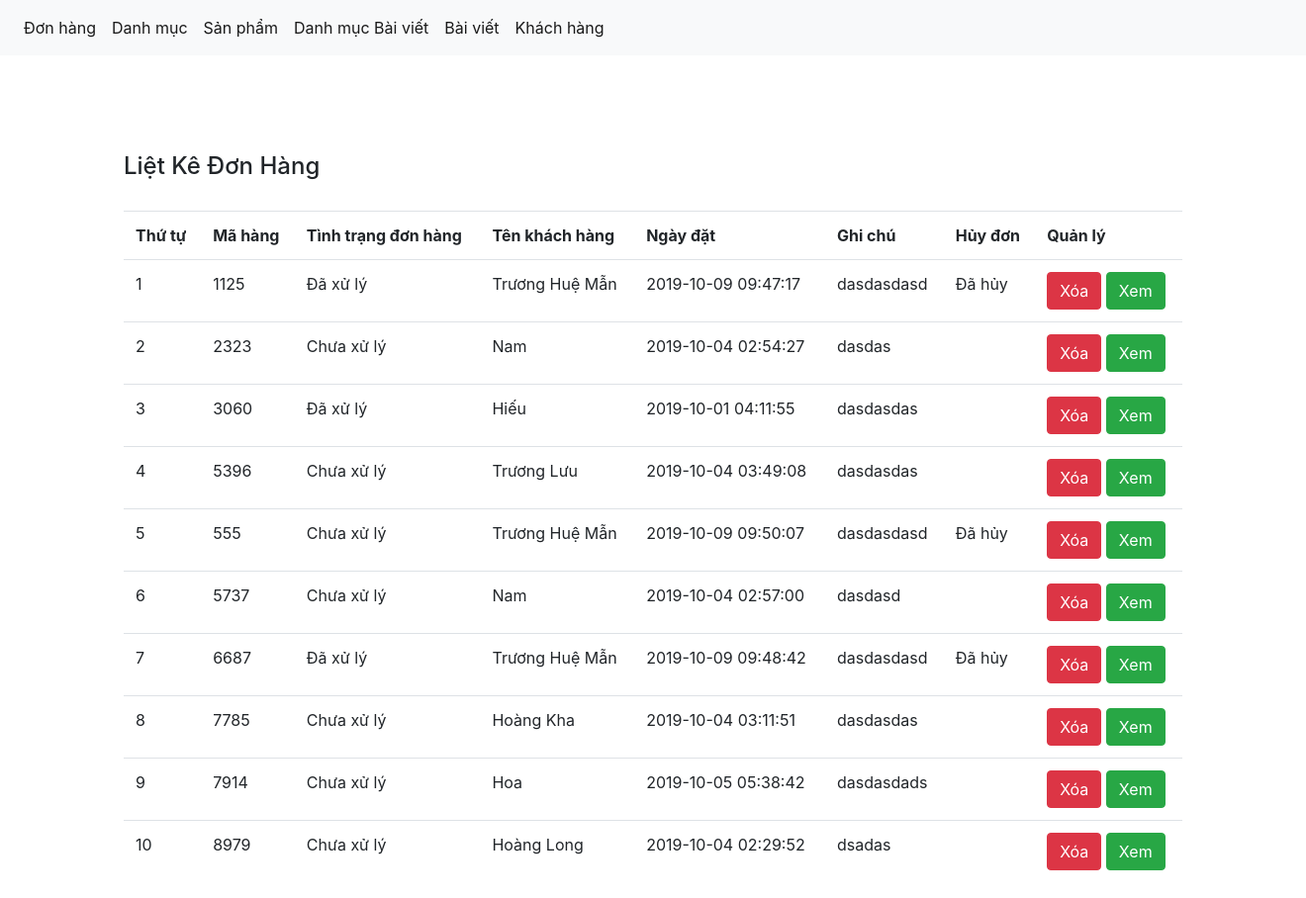
The page /admin/xulydonhang.php on the database as committed earlier.
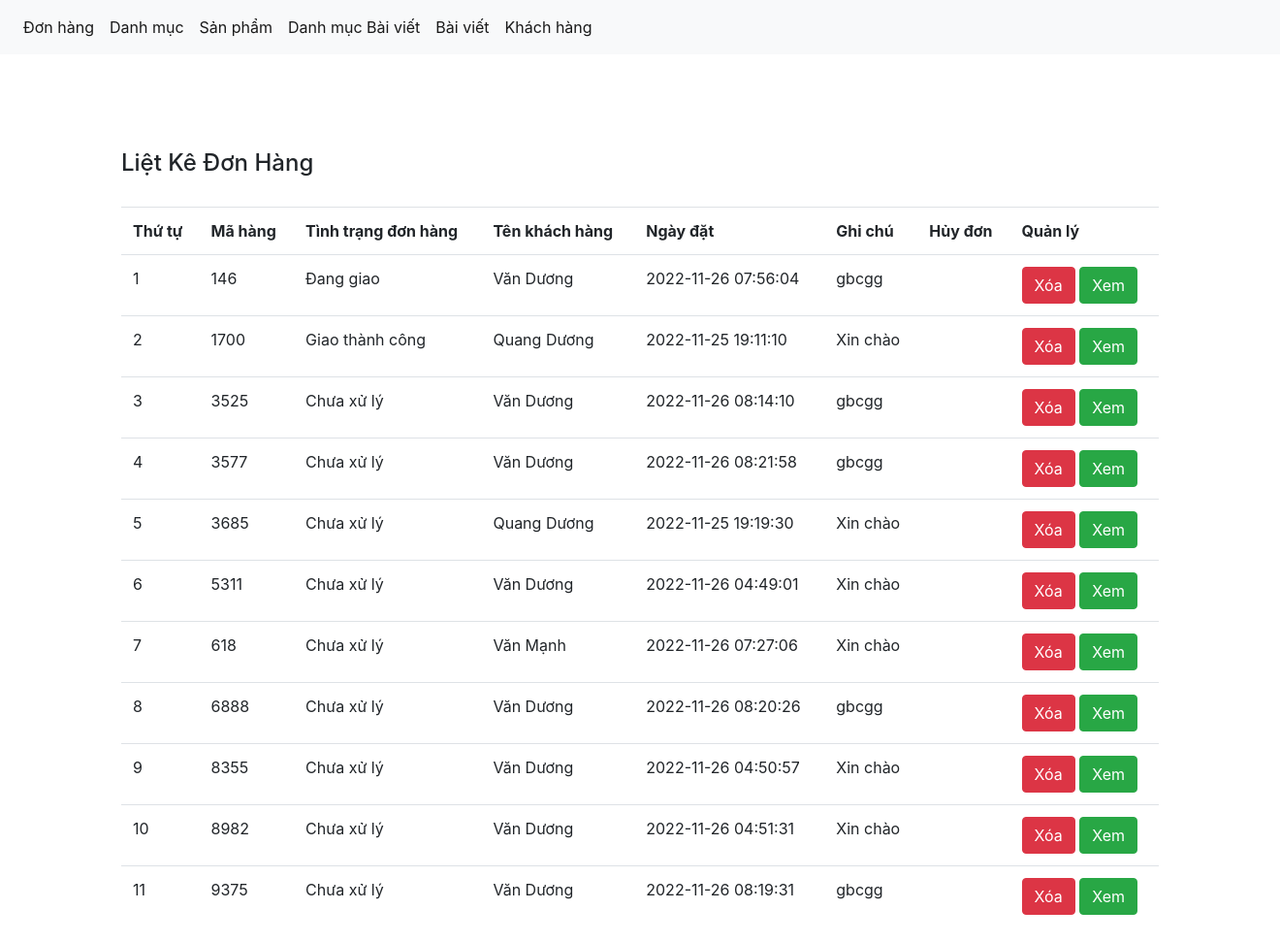
The same page on the database as committed later.
### tables this page shows
CREATE TABLE `tbl_donhang` (
  `donhang_id` int(11) NOT NULL,
  `sanpham_id` int(11) NOT NULL,
  `soluong` int(11) NOT NULL,
  `mahang` varchar(50) NOT NULL,
  `khachhang_id` int(11) NOT NULL,
  `ngaythang` timestamp NOT NULL DEFAULT current_timestamp() ON UPDATE current_timestamp(),
  `tinhtrang` int(11) NOT NULL,
  `huydon` int(11) NOT NULL DEFAULT 0
);

CREATE TABLE `tbl_khachhang` (
  `khachhang_id` int(11) NOT NULL,
  `name` varchar(100) NOT NULL,
  `phone` varchar(50) NOT NULL,
  `address` varchar(200) NOT NULL,
  `note` text NOT NULL,
  `email` varchar(150) NOT NULL,
  `password` varchar(100) NOT NULL,
  `giaohang` int(11) NOT NULL
);

### admin/xulydonhang.php (the view, shortened to what this page needs)
<!DOCTYPE html>
<html lang="en">
<head>
</head>
<body>
<?php
	include('../db/connect.php');
?>
<!DOCTYPE html>
<html lang="en">
<head>
	<link href="../css/bootstrap.css" rel="stylesheet" type="text/css" media="all" />
</head>
<body>
	<nav class="navbar navbar-expand-lg navbar-light bg-light">
	  <div class="collapse navbar-collapse" id="navbarNav">
	    <ul class="navbar-nav">
	      <li class="nav-item active">
	        <a class="nav-link" href="xulydonhang.php">Đơn hàng</a>
	      </li>
	      <li class="nav-item active">
	        <a class="nav-link" href="xulydanhmuc.php">Danh mục</a>
	      </li>
	      <li class="nav-item active">
	        <a class="nav-link" href="xulysanpham.php">Sản phẩm</a>
	      </li>
	       <li class="nav-item active">
	        <a class="nav-link" href="xulydanhmucbaiviet.php">Danh mục Bài viết</a>
	      </li>
	         <li class="nav-item active">
	        <a class="nav-link" href="xulybaiviet.php">Bài viết</a>
	      </li>
	       <li class="nav-item active">
	         <a class="nav-link" href="xulykhachhang.php">Khách hàng</a>
	      </li>
	    </ul>
	  </div>
	</nav><br><br>
	<div class="container-fluid" style="margin-left: 110px">
		<div class="row">
			<div class="col-xs-10 col-sm-10 col-md-10 col-lg-10">
				<h4 style="margin-top: 50px">Liệt Kê Đơn Hàng</h4>
				<?php
				$sql_select = mysqli_query($con,"SELECT * FROM tbl_sanpham,tbl_khachhang,tbl_donhang WHERE tbl_donhang.sanpham_id=tbl_sanpham.sanpham_id AND tbl_donhang.khachhang_id=tbl_khachhang.khachhang_id GROUP BY mahang ");
				?>
				<table class="table table-hover" border="0.5" style="margin-top: 30px">
					<tr>
						<th>Thứ tự</th>
						<th>Mã hàng</th>
						<th>Tình trạng đơn hàng</th>
						<th>Tên khách hàng</th>
						<th>Ngày đặt</th>
						<th>Ghi chú</th>
						<th>Hủy đơn</th>
						<th>Quản lý</th>
					</tr>
					<?php
					$i = 0;
					while($row_donhang = mysqli_fetch_array($sql_select)){
						$i++;
					?>
					<tr>
						<td><?php echo $i; ?></td>
						<td><?php echo $row_donhang['mahang']; ?></td>
						<td><?php
							if($row_donhang['tinhtrang']==0){
								echo 'Chưa xử lý';
							}else if($row_donhang['tinhtrang']==1){
								echo 'Đã xử lý';
							}else if($row_donhang['tinhtrang']==2){
								echo 'Đang giao';
							}else{
								echo 'Giao thành công';
							}
						?></td>
						<td><?php echo $row_donhang['name']; ?></td>
						<td><?php echo $row_donhang['ngaythang'] ?></td>
						<td><?php echo $row_donhang['note'] ?></td>
						<td><?php if($row_donhang['huydon']==0){ }elseif($row_donhang['huydon']==1){
							echo '<a href="xulydonhang.php?quanly=xemdonhang&mahang='.$row_donhang['mahang'].'&xacnhanhuy=2">Xác nhận hủy đơn</a>';
						}else{
							echo 'Đã hủy';
						}
						?></td>
						<td>
							<a href="?xoadonhang=<?php echo $row_donhang['mahang'] ?>" class="btn btn-danger" onclick="return confirm('Bạn chắc chắn muốn xóa chứ?')">Xóa</a>
							<a href="?quanly=xemdonhang&mahang=<?php echo $row_donhang['mahang'] ?>" class="btn btn-success">Xem</a></td>
						</tr>
					 <?php
					}
					?>
				</table>
			</div>
		</div>
	</div>
</body>
</html>

Rows that differ between the two databases and show on the page:
removed tbl_donhang: mahang "1125", tinhtrang "Đã xử lý", khachhang.name "Trương Huệ Mẫn", ngaythang "2019-10-09 09:47:17", khachhang.note "dasdasdasd", huydon "Đã hủy"
removed tbl_donhang: mahang "2323", tinhtrang "Chưa xử lý", khachhang.name "Nam", ngaythang "2019-10-04 02:54:27", khachhang.note "dasdas"
removed tbl_donhang: mahang "3060", tinhtrang "Đã xử lý", khachhang.name "Hiếu", ngaythang "2019-10-01 04:11:55", khachhang.note "dasdasdas"
removed tbl_donhang: mahang "5396", tinhtrang "Chưa xử lý", khachhang.name "Trương Lưu", ngaythang "2019-10-04 03:49:08", khachhang.note "dasdasdas"
removed tbl_donhang: mahang "555", tinhtrang "Chưa xử lý", khachhang.name "Trương Huệ Mẫn", ngaythang "2019-10-09 09:50:07", khachhang.note "dasdasdasd", huydon "Đã hủy"
removed tbl_donhang: mahang "5737", tinhtrang "Chưa xử lý", khachhang.name "Nam", ngaythang "2019-10-04 02:57:00", khachhang.note "dasdasd"
removed tbl_donhang: mahang "6687", tinhtrang "Đã xử lý", khachhang.name "Trương Huệ Mẫn", ngaythang "2019-10-09 09:48:42", khachhang.note "dasdasdasd", huydon "Đã hủy"
removed tbl_donhang: mahang "7785", tinhtrang "Chưa xử lý", khachhang.name "Hoàng Kha", ngaythang "2019-10-04 03:11:51", khachhang.note "dasdasdas"
removed tbl_donhang: mahang "7914", tinhtrang "Chưa xử lý", khachhang.name "Hoa", ngaythang "2019-10-05 05:38:42", khachhang.note "dasdasdads"
removed tbl_donhang: mahang "8979", tinhtrang "Chưa xử lý", khachhang.name "Hoàng Long", ngaythang "2019-10-04 02:29:52", khachhang.note "dsadas"
added tbl_donhang: mahang "146", tinhtrang "Đang giao", khachhang.name "Văn Dương", ngaythang "2022-11-26 07:56:04", khachhang.note "gbcgg"
added tbl_donhang: mahang "1700", tinhtrang "Giao thành công", khachhang.name "Quang Dương", ngaythang "2022-11-25 19:11:10", khachhang.note "Xin chào"
added tbl_donhang: mahang "3525", tinhtrang "Chưa xử lý", khachhang.name "Văn Dương", ngaythang "2022-11-26 08:14:10", khachhang.note "gbcgg"
added tbl_donhang: mahang "3577", tinhtrang "Chưa xử lý", khachhang.name "Văn Dương", ngaythang "2022-11-26 08:21:58", khachhang.note "gbcgg"
added tbl_donhang: mahang "3685", tinhtrang "Chưa xử lý", khachhang.name "Quang Dương", ngaythang "2022-11-25 19:19:30", khachhang.note "Xin chào"
added tbl_donhang: mahang "5311", tinhtrang "Chưa xử lý", khachhang.name "Văn Dương", ngaythang "2022-11-26 04:49:01", khachhang.note "Xin chào"
added tbl_donhang: mahang "618", tinhtrang "Chưa xử lý", khachhang.name "Văn Mạnh", ngaythang "2022-11-26 07:27:06", khachhang.note "Xin chào"
added tbl_donhang: mahang "6888", tinhtrang "Chưa xử lý", khachhang.name "Văn Dương", ngaythang "2022-11-26 08:20:26", khachhang.note "gbcgg"
added tbl_donhang: mahang "8355", tinhtrang "Chưa xử lý", khachhang.name "Văn Dương", ngaythang "2022-11-26 04:50:57", khachhang.note "Xin chào"
added tbl_donhang: mahang "8982", tinhtrang "Chưa xử lý", khachhang.name "Văn Dương", ngaythang "2022-11-26 04:51:31", khachhang.note "Xin chào"
added tbl_donhang: mahang "9375", tinhtrang "Chưa xử lý", khachhang.name "Văn Dương", ngaythang "2022-11-26 08:19:31", khachhang.note "gbcgg"
